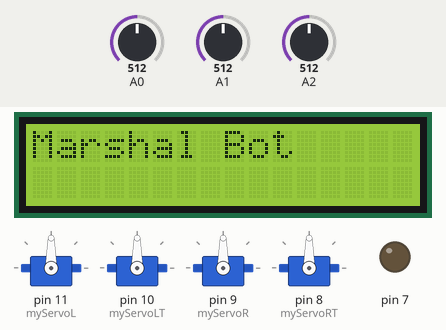
The sketch below on a simulated Arduino Uno, built with avr-gcc and run on an emulated ATmega328P. On the bench: 16×2 character LCD, 4 × servo, output pins drawn as LEDs (lit = HIGH). Inputs (shaded band) come from the test bench; at power-on: A2 = 512, A0 = 512, A1 = 512. What the sketch prints to the serial monitor is not drawn.

Above: at 0.1 s.
At 4.8 s:
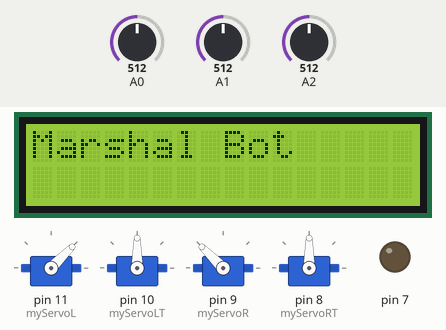

The sketch:

Marshall_Nov2017.ino
```cpp
#include <Servo.h>
#include <LiquidCrystal.h>

//Initialize LCD Display
LiquidCrystal lcd(13, 12, 5, 4, 3, 2);
Servo myServoL, myServoLT, myServoR, myServoRT; // Servo 1

float distValL, distValR, distValC;          // Read values of distance sensors.
float sLeft[5], sCenter[5], sRight[5];       // Array of distance values to average.
float avR, avC, avL;                         // Final distance value averages.
void setup() {
  lcd.begin(16, 2);
  lcd.print("Marshal Bot");                  // LCD Line 1 Name.
  myServoL.attach(11);                       //
  myServoLT.attach(10);                      //
  myServoR.attach(9);                        //
  myServoRT.attach(8);                       //
  pinMode(7, OUTPUT);
  lcd.setCursor(0, 1);
  Serial.begin(9600);
  pinMode(LED_BUILTIN, OUTPUT);
  MOTION(90, 90, 90, 90);                    // Opening position.
  delay(250);
  MOTION(45, 90, 135, 90);                   // Default position.
  delay(250);

}


void loop() {
  // Distance sensor data and calculations.

  for (int x = 0; x < 5; x++) {
    distValL = convertCM(analogRead(A0));
    sLeft[x] = distValL;
    distValC = convertCM(analogRead(A1));
    sCenter[x] = distValC;
    distValR = convertCM(analogRead(A2));
    sRight[x] = distValR;
    delay (10);
  }
  avL = sum(sLeft);
  avC = sum(sCenter);
  avR = sum(sRight);
  // Distance sensor serial print outs.
  Serial.print("Sum Left:");
  Serial.println(avL);
  Serial.print("Sum Center:");
  Serial.println(avC);
  Serial.print("Sum Right:");
  Serial.println(avR);
  delay(10);
  // IF Cases for movements.
  // CASE: Come Forward.
  if (avL >= 35 && avL <= 500 && avC >= 10 && avC <= 27 && avR >= 35 && avR <= 500) {
    LCD("Come Forward         ");
    MOTION(80, 0, 100, 160);
    delay(400);
    MOTION(100, 160, 80, 0);
    delay(400);
  }

  // CASE: Slow Down.
  if (avL >= 20 && avL < 500 && avC >= 8 && avC < 10 && avR >= 20 && avR < 500) {
    LCD("Slow Down            ");
    MOTION(90, 180, 90, 0);
    for (int pos1 = 0; pos1 <= 95; pos1 += 1) { // goes from 0 degrees to 180 degrees
      myServoRT.write(pos1);
      myServoLT.write((180 - pos1));
      delay(15);
    }
    delay(200);
  }

  // CASE: Stop.
  if (avL >= 20 && avL < 500 && avC >= 7 && avC < 8 && avR >= 20 && avR < 500) {
    LCD("Stop                 ");
    MOTION(100, 30, 80, 150);
    digitalWrite(7, HIGH);
    delay(400);
    digitalWrite(7, LOW);
  }

  // CASE: Turn Left Close.
  if (avL >= 10 && avL < 23 && avC >= 10 && avC <= 35 && avR >= 23 && avR <= 50 ) {
    LCD("Turn Left               ");
    MOTION(95, 180, 95, 180);
    delay(500);
    MOTION(85,180,85,90);
    delay(400);
  }

  // CASE: Turn Right Close.
  if (avL >= 23 && avL <= 50 && avC >= 10 && avC <= 35 && avR >= 10 && avR < 23 ) {
    LCD("Turn Right               ");
    MOTION(85, 0, 85, 0);
    delay(500);
    MOTION(95,90,95,0);
    delay(400);
  }
}

// Conversion from distance sensor to CM.
float convertCM(float readValue) {
  return 12343.85 * pow(readValue, -1.15);
}

// 4 Servo Motor motion control.
void MOTION(int L, int LT, int R, int RT) {
  myServoL.write(L);
  myServoLT.write(LT);
  myServoR.write(R);
  myServoRT.write(RT);
}

// LCD Display.
void LCD(String S) {
  lcd.setCursor(0, 1);
  lcd.print(S);
}

// To get the mean.
float sum(float a[]) {
  float sum = 0;
  for (int x = 0; x < 5; x++) {
    sum += a[x];
  }
  return (sum / 5);
}

/*void sort(float a[],int n) {
   int i,j, temp;
   for(i=0;i<n-1;i++) {
      for(j=0;j<n-i-1;j++) {
         if(a[j]>a[j+1])
            swap(&a[j],&a[j+1]);
      }
   }
  }
  // Mode
  float mode(float a[],int n) {
   float maxValue = 0;
   int maxCount = 0, i, j;
   for (i = 0; i < n; ++i) {
      float count = 0;
      for (j = 0; j < n; ++j) {
         if (a[i]+2.5>=a[j]&& a[i]-2.5 <= a[j])
         ++count;
      }
      if (count > maxCount) {
         maxCount = count;
         maxValue = a[i];
      }
   }
   return maxValue;
   // Median
  void swap(float *p,float *q) {
   float t;
   t=*p;
    p=*q;
    q=t;
  }
  }*/
```
